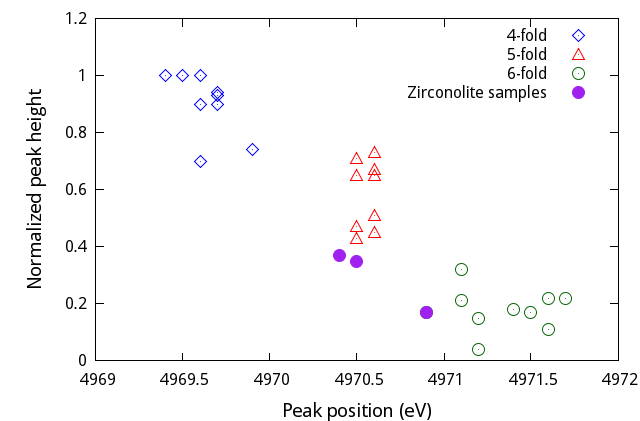

Generate this figure with gnuplot:
set term wx font 'Droid Sans,12' enhanced
set encoding iso_8859_15

set xlabel '{/=14 Peak position (eV)}'
set ylabel '{/=14 Normalized peak height}'

unset title '{/=16 Ti pre-edge peak and coordination}'

set yrange [:1.2]

plot 'farges.4' u 1:2 title "4-fold" w points pt 12 ps 2 linecolor rgb "blue",\
     'farges.5' u 1:2 title "5-fold" w points pt 8 ps 2 linecolor rgb "red",\
     'farges.6' u 1:2 title "6-fold" w points pt 6 ps 2 linecolor rgb "dark-green",\
     'zirc'     u 1:2 title "Zirconolite samples" w points pt 7 ps 2 linecolor rgb "purple"
